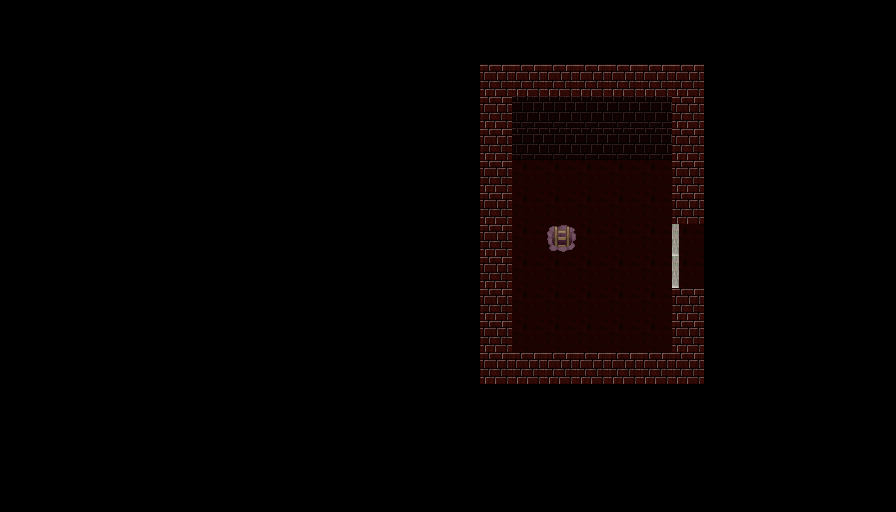

A level layout from a 2D game, rendered from its tile map. Below: a short description, then the map file with its tile-grid data intact:
An orthogonal 28x16 tile map with 32x32 px tiles, 2 tile layers (Capa de Patrones 1, Capa de patrones 2) and 4 objects.

<map version="1.0" orientation="orthogonal" renderorder="left-up" width="28" height="16" tilewidth="32" tileheight="32" nextobjectid="6">
 <tileset firstgid="1" name="1" tilewidth="32" tileheight="32" tilecount="100" columns="10">
  <image source="../Storm_Bullets_Beta/recursos/imagenes/hojasTexturas/1.png" width="320" height="320" />
 </tileset>
 <layer name="Capa de Patrones 1" width="28" height="16">
  <data encoding="csv">
0,0,0,0,0,0,0,0,0,0,0,0,0,0,0,0,0,0,0,0,0,0,0,0,0,0,0,0,
0,0,0,0,0,0,0,0,0,0,0,0,0,0,0,0,0,0,0,0,0,0,0,0,0,0,0,0,
0,0,0,0,0,0,0,0,0,0,0,0,0,0,0,2,2,2,2,2,2,2,0,0,0,0,0,0,
0,0,0,0,0,0,0,0,0,0,0,0,0,0,0,2,3,3,3,3,3,2,0,0,0,0,0,0,
0,0,0,0,0,0,0,0,0,0,0,0,0,0,0,2,3,3,3,3,3,2,0,0,0,0,0,0,
0,0,0,0,0,0,0,0,0,0,0,0,0,0,0,2,1,1,1,1,1,2,0,0,0,0,0,0,
0,0,0,0,0,0,0,0,0,0,0,0,0,0,0,2,1,1,1,1,1,2,0,0,0,0,0,0,
0,0,0,0,0,0,0,0,0,0,0,0,0,0,0,2,1,1,1,1,1,1,0,0,0,0,0,0,
0,0,0,0,0,0,0,0,0,0,0,0,0,0,0,2,1,1,1,1,1,1,0,0,0,0,0,0,
0,0,0,0,0,0,0,0,0,0,0,0,0,0,0,2,1,1,1,1,1,2,0,0,0,0,0,0,
0,0,0,0,0,0,0,0,0,0,0,0,0,0,0,2,1,1,1,1,1,2,0,0,0,0,0,0,
0,0,0,0,0,0,0,0,0,0,0,0,0,0,0,2,2,2,2,2,2,2,0,0,0,0,0,0,
0,0,0,0,0,0,0,0,0,0,0,0,0,0,0,0,0,0,0,0,0,0,0,0,0,0,0,0,
0,0,0,0,0,0,0,0,0,0,0,0,0,0,0,0,0,0,0,0,0,0,0,0,0,0,0,0,
0,0,0,0,0,0,0,0,0,0,0,0,0,0,0,0,0,0,0,0,0,0,0,0,0,0,0,0,
0,0,0,0,0,0,0,0,0,0,0,0,0,0,0,0,0,0,0,0,0,0,0,0,0,0,0,0
</data>
 </layer>
 <layer name="Capa de patrones 2" width="28" height="16">
  <data encoding="csv">
0,0,0,0,0,0,0,0,0,0,0,0,0,0,0,0,0,0,0,0,0,0,0,0,0,0,0,0,
0,0,0,0,0,0,0,0,0,0,0,0,0,0,0,0,0,0,0,0,0,0,0,0,0,0,0,0,
0,0,0,0,0,0,0,0,0,0,0,0,0,0,0,0,0,0,0,0,0,0,0,0,0,0,0,0,
0,0,0,0,0,0,0,0,0,0,0,0,0,0,0,0,0,0,0,0,0,0,0,0,0,0,0,0,
0,0,0,0,0,0,0,0,0,0,0,0,0,0,0,0,0,0,0,0,0,0,0,0,0,0,0,0,
0,0,0,0,0,0,0,0,0,0,0,0,0,0,0,0,0,0,0,0,0,0,0,0,0,0,0,0,
0,0,0,0,0,0,0,0,0,0,0,0,0,0,0,0,0,0,0,0,0,0,0,0,0,0,0,0,
0,0,0,0,0,0,0,0,0,0,0,0,0,0,0,0,0,20,0,0,0,11,0,0,0,0,0,0,
0,0,0,0,0,0,0,0,0,0,0,0,0,0,0,0,0,0,0,0,0,11,0,0,0,0,0,0,
0,0,0,0,0,0,0,0,0,0,0,0,0,0,0,0,0,0,0,0,0,0,0,0,0,0,0,0,
0,0,0,0,0,0,0,0,0,0,0,0,0,0,0,0,0,0,0,0,0,0,0,0,0,0,0,0,
0,0,0,0,0,0,0,0,0,0,0,0,0,0,0,0,0,0,0,0,0,0,0,0,0,0,0,0,
0,0,0,0,0,0,0,0,0,0,0,0,0,0,0,0,0,0,0,0,0,0,0,0,0,0,0,0,
0,0,0,0,0,0,0,0,0,0,0,0,0,0,0,0,0,0,0,0,0,0,0,0,0,0,0,0,
0,0,0,0,0,0,0,0,0,0,0,0,0,0,0,0,0,0,0,0,0,0,0,0,0,0,0,0,
0,0,0,0,0,0,0,0,0,0,0,0,0,0,0,0,0,0,0,0,0,0,0,0,0,0,0,0
</data>
 </layer>
 <objectgroup color="#ff0000" name="Capa de Objetos 1">
  <object id="1" x="480.5" y="63.5" width="223.5" height="95.5" />
  <object id="3" x="479.5" y="158.5" width="32.5" height="224.5" />
  <object id="4" x="672.5" y="161" width="32" height="222.5" />
  <object id="5" x="510.5" y="351.5" width="160.5" height="32.5" />
 </objectgroup>
</map>
